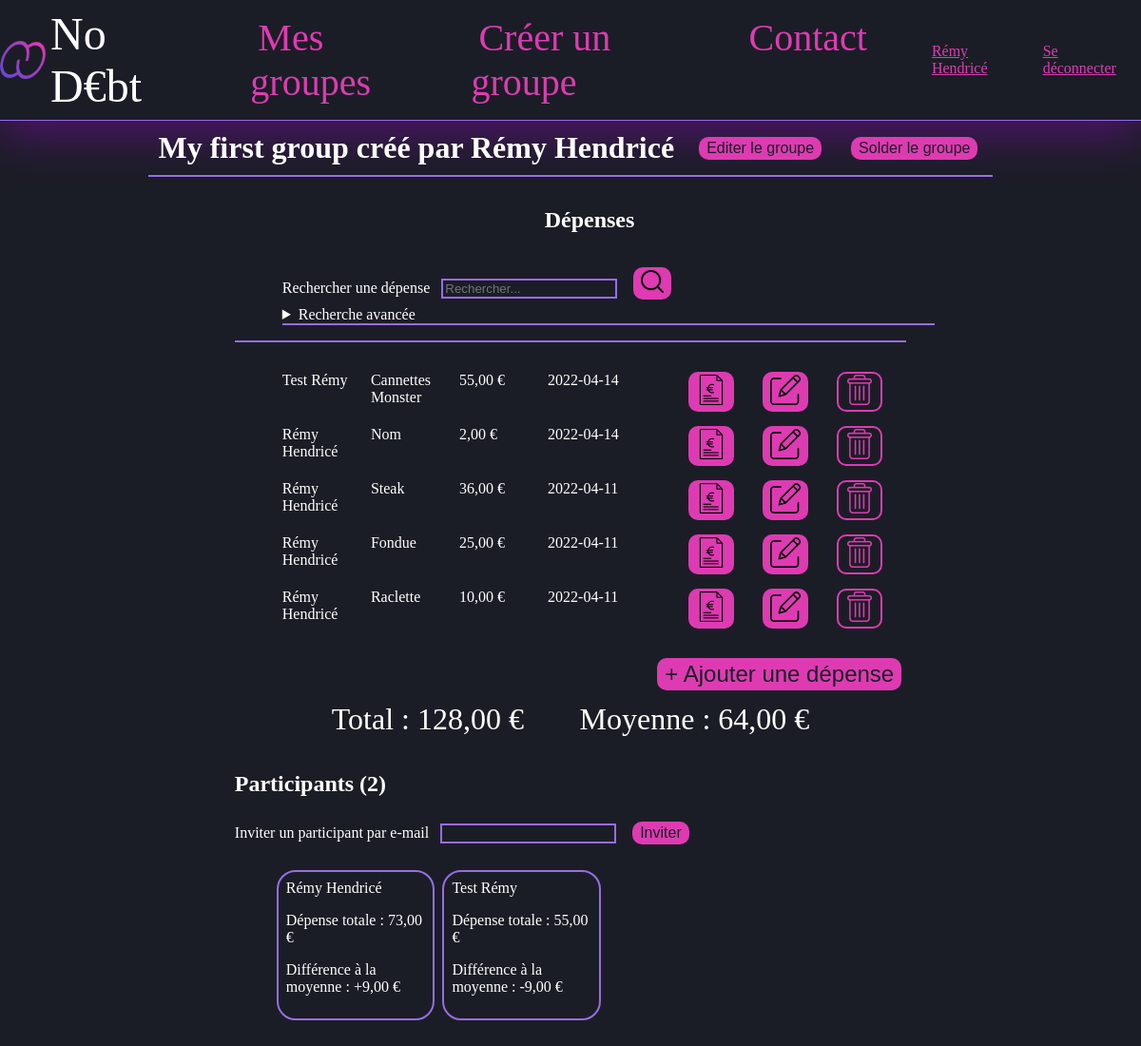
The app's page /group.php?gid=1 (signed in) with its own data.
### tables this page shows
CREATE TABLE `nodebt_utilisateur` (
  `uid` int(11) NOT NULL,
  `email` varchar(254) NOT NULL,
  `lastname` varchar(50) NOT NULL,
  `firstname` varchar(50) NOT NULL,
  `hashpass` varchar(128) NOT NULL,
  `isActive` tinyint(1) NOT NULL DEFAULT '1'
);

CREATE TABLE `nodebt_groupe` (
  `gid` int(11) NOT NULL,
  `nom` varchar(50) NOT NULL,
  `devise` varchar(5) NOT NULL,
  `own_uid` int(11) NOT NULL
);

CREATE TABLE `nodebt_depense` (
  `did` int(11) NOT NULL,
  `dateHeure` datetime NOT NULL,
  `montant` decimal(10,0) NOT NULL,
  `libelle` varchar(100) NOT NULL,
  `uid` int(11) NOT NULL,
  `gid` int(11) NOT NULL
);

### php/repository/UserRepository.php (called while the page is built, shortened)
<?php
class UserRepository
{
    public function getUserInfo($uid, &$message = ''){
        $user = null;
        try{
            $bd = DBLink::connectToDb();
            $stmt = $bd->prepare ("SELECT uid, email, firstname, lastname FROM ". self::TABLE_NAME
                ." WHERE uid = :uid");
            $stmt->bindValue(':uid', $uid);
            if($stmt->execute()){
                $user = $stmt->fetchObject("NoDebt\User");
            }
        }catch(Exception $e){
            $message = self::DB_ERROR_MESSAGE;
        }
        return $user;
    }
}

### inc/session.inc.php (called while the page is built, shortened)
<?php
require_once 'php/repository/ParticipationRepository.php';
require_once 'php/repository/UserRepository.php';
if (isset($_SESSION['userId'])){
    $ses_uid = $_SESSION['userId'];
    $userRepo = new UserRepository();
    $user = $userRepo->getUserInfo($ses_uid);
    $ses_firstName = $user->firstname;
    $ses_lastName = $user->lastname;
} else {
    $path = $_SERVER['PHP_SELF'];
    $file = basename ($path);
    if ($file !== 'index.php' && $file !== 'contact.php' && $file !== 'signup.php'
    && $file !== 'fogottenPassword.php' && $file !== 'sources.php') header('location: index.php');
}
?>

### php/repository/GroupRepository.php (called while the page is built, shortened)
<?php
require_once 'ParticipationRepository.php';
require_once 'php/domain/Group.php';
class GroupRepository
{
    public function getGeneralInfo($gid, &$message = ''){
        $group = null;
        try{
            $db = DBLink::connectToDb();
            $stmt = $db->prepare("SELECT gr.gid, gr.nom  AS name, gr.devise AS currency,
                CONCAT(owner.firstname,' ', owner.lastname)
                AS owner_name, IFNULL(SUM(dep.montant),0) AS total
                FROM nodebt_groupe gr
                JOIN nodebt_utilisateur owner on gr.own_uid = owner.uid
                LEFT JOIN nodebt_depense dep on dep.gid = gr.gid
                WHERE gr.gid = :gid
                GROUP BY gr.gid;");
            $stmt->bindValue(':gid', $gid);
            if($stmt->execute() && $stmt->rowCount() == 1){
                $group = $stmt->fetchObject("NoDebt\Group");
            }
        }catch(PDOException $e){
            $message = self::DB_ERROR_MESSAGE;
        }
        return $group;
    }
}

### php/repository/ParticipationRepository.php (called while the page is built, shortened)
<?php
class ParticipationRepository
{
    public function getParticipantsTotals($gid, &$message=''){
        $expenses = array();
        try{
            $db = DBLink::connectToDb();
            $stmt = $db->prepare("SELECT CONCAT(us.firstname,' ',us.lastname) AS name, IFNULL(SUM(exp.montant),0) AS total"
                ." FROM ". self::TABLE_NAME ." par"
                ." JOIN ". UserRepository::TABLE_NAME ." us ON us.uid = par.uid"
                ." LEFT JOIN ". ExpenseRepository::TABLE_NAME ." exp ON exp.uid = par.uid AND exp.gid = par.gid"
                ." WHERE par.gid = :gid AND par.estConfirme = TRUE"
                ." GROUP BY par.gid, par.uid");
            $stmt->bindValue(':gid',$gid);
            if($stmt->execute() && $stmt->rowCount() > 0){
                $expenses = $stmt->fetchAll(PDO::FETCH_CLASS,"NoDebt\Participant");
            }
        }catch(PDOException $e){
            $message = self::DB_ERROR_MESSAGE;
        }
        return $expenses;
    }
}

### php/repository/ExpenseRepository.php (called while the page is built, shortened)
<?php
class ExpenseRepository
{
    public function getExpenses($gid, $top = 0){
        $top = intval($top);
        $limit = $top != 0 ? "LIMIT $top" : '';
        $expenses = array();
        try{
            $db = DBLink::connectToDb();
            $stmt = $db->prepare("SELECT exp.did,  exp.montant, DATE_FORMAT(exp.dateHeure,'%Y-%m-%d') AS paydate, exp.libelle, exp.uid, exp.gid,
            CONCAT(us.firstname,' ', us.lastname) AS spender FROM ". self::TABLE_NAME ." exp "
                ." JOIN ". UserRepository::TABLE_NAME ." us ON exp.uid = us.uid"
                ." WHERE gid = :gid"
                ." ORDER BY dateHeure DESC " . $limit);
            $stmt->bindValue(':gid', $gid);
            if($stmt->execute() && $stmt->rowCount() > 0){
                $expenses = $stmt->fetchAll(PDO::FETCH_CLASS,"NoDebt\Expense");
            }
        }catch(PDOException $e){
        }
        return $expenses;
    }
}

### php/domain/Group.php (called while the page is built, shortened)
<?php
require 'php/utils/CurrencyFormatter.php';
class Group
{
    public $currency;
    public $total;
    public function formatAmount($amount){
        $fmt = new CurrencyFormatter();
        return $fmt->formatCurrency($amount, $this->currency);
    }
    public function formatTotal(){
        return $this->formatAmount($this->total);
    }
}

### php/utils/CurrencyFormatter.php (called while the page is built, shortened)
<?php
class CurrencyFormatter
{
    public function formatCurrency($amount, $currency){
        $amount = floatval($amount);
        $symbol = $this->getCurrencySymbol($currency);
        return number_format($amount, 2, ',', ' ') . ' ' . utf8_encode($symbol);
    }
    public function getCurrencySymbol($currencyCode){
        switch ($currencyCode){
            case 'EUR': return '&euro;';
        }
    }
}

### inc/expense.inc.php (the view, shortened to what this page needs)
<?php
if(isset($expense)):
?>
<li class="expense">
    <span class="expense-detail"><?php echo $expense->spender?></span><span class="expense-detail"><?php echo $expense->libelle?></span>
    <span class="expense-detail"><?php echo $expense->montant?></span><span class="expense-detail"><?php echo $expense->paydate ?></span>
    <ul class="choices">
        <li>
            <form action="expenseBills.php" method="post">
                <button type="submit" name="billsBtn"><img class="iconx32" src="images/receipt.png" alt="Factures"/></button>
            </form>
        </li>
        <li>
            <form action="expenseEdit.php" method="post">
                <button type="submit" name="editBtn"><img class="iconx32"  src="images/edit.png" alt="Editer"/></button>
            </form>
        </li>
        <li>
            <form action="expenseDelete.php" method="post">
                <button class="decline" type="submit" name="deleteBtn"><img class="iconx32" src="images/delete.png" alt="Supprimer"/></button>
            </form>
        </li>
    </ul>
</li>
<?php endif?>

### group.php (shortened to what this page needs)
<?php
include('inc/session.inc.php');
?>
<?php
require_once 'php/repository/GroupRepository.php';
require_once 'php/repository/UserRepository.php';
require_once 'php/repository/ExpenseRepository.php';
require_once 'php/repository/ParticipationRepository.php';
if(isset($_GET['gid']) || isset($_COOKIE['gid'])){
    $gid = isset($_GET['gid']) ? intval($_GET['gid']) : intval($_COOKIE['gid']);
    $actionSelf = htmlspecialchars($_SERVER['PHP_SELF']);
    $groupRepo = new GroupRepository();
    $expenseRepo = new ExpenseRepository();
    $participRepo = new ParticipationRepository();
    $group = $groupRepo->getGeneralInfo($gid);
    $expenses = $expenseRepo->getExpenses($gid);
    $participants = $participRepo->getParticipantsTotals($gid);
    $averageExp = count($participants) != 0 ? $group->total / count($participants) : $group->total;
}
?>
<!DOCTYPE html>
<html lang="fr">
<head>
    <link rel="stylesheet" href="css/style.css">
</head>
<body>
    <?php
    include("inc/header.inc.php");
    ?>
    <main>
        <header>
            <h1><?php echo "$group->name créé par $group->owner_name"?></h1>
            <form action="groupEdit.php" method="post">
                <button type="submit" name="editBtn" id="editBtn">Editer le groupe</button>
            </form>
            <form action="group01Settling.php" method="post">
                <button type="submit" name="settleBtn" id="settleBtn">Solder le groupe</button>
            </form>
        </header>
        <section class="groupView">
            <header class="expenses">
                <h2>Dépenses</h2>
                <ul class="search">
                    <li>
                        <form name="simple-search-expense" class="search">
                            <label for="search">Rechercher une dépense </label>
                            <input type="text" id="search" name="search" placeholder="Rechercher..."/>
                            <button type="submit" name="searchBtn"><img class="iconx24" src="images/search.png" alt="Rechercher"/></button>
                        </form>
                    </li>
                    <li>
                        <details>
                            <summary>Recherche avancée</summary>
                        </details>
                    </li>
                </ul>
            </header>
            <ul class="expense-list">
                <?php
                foreach($expenses as $expense){
                    $expense->montant = $group->formatAmount($expense->montant);
                    include('inc/expense.inc.php');
                }
                ?>
            </ul>
            <form class="addButton" method="post" action="expenseAdd.php">
                <button class="biggerBtn" type="submit" name="addExpenseBtn" id="addExpenseBtn">+ Ajouter une dépense</button>
            </form>
            <section class="expenses-total">
                <p>Total : <?php echo $group->formatTotal() ?></p>
                <p>Moyenne : <?php echo $group->formatAmount($averageExp)?></p>
            </section>
        </section>
        <section class="participants">
            <h2>Participants (<?php echo count($participants)?>)</h2>
            <form name="invite-participant" method="post" action="<?php echo $actionSelf?>">
                <label for="inviteEmail">Inviter un participant par e-mail</label>
                <input type="email" name="inviteEmail" id="inviteEmail" value="<?php if(isset($inviteEmail)) echo $inviteEmail ?>"/>
                <button type="submit" name="inviteBtn" id="inviteBtn">Inviter</button>
            </form>
            <ul class="participants-list">
                <?php
                foreach ($participants as $participant){
                    include('inc/participantTemplate.php');
                }
                ?>
            </ul>
        </section>
    </main>
</body>
</html>

### inc/header.inc.php (shortened to what this page needs)
<?php if(isset($ses_uid)) : ?>
<header class="nav-header">
    <a href="myGroups.php" class="nodebt"><img id="logo" src="images/icon.png" alt="logo"/>No D€bt</a>
    <nav class="website-nav">
        <ul class="nav-links">
            <li><a href="myGroups.php">Mes groupes</a></li>
            <li><a href="createGroup.php">Créer un groupe</a></li>
            <li><a href="contact.php">Contact</a></li>
        </ul>
    </nav>
    <nav class="profile-nav">
        <ul class="nav-links">
            <li><a href="editProfile.php"><?php echo isset($ses_lastName) && isset ($ses_firstName) ? $ses_firstName.' '.$ses_lastName : 'Profil' ?></a></li>
            <li><a href="disconnect.php">Se déconnecter</a></li>
        </ul>
    </nav>
</header>
<?php endif ?>

### css/style.css (style rules this page uses)
body { font-family: OpenDyslexic; color: #ffffff; background-color: #1b1d26; margin: 0; }
.nodebt { display: flex; align-items: center; color: #ffffff; font-size: 3rem; font-family: BebasNeue-Regular; text-decoration: none; }
#logo { height: 1em; margin-right: 5px; }
main { margin-left: 3%; margin-right: 3%; padding-left: 10%; padding-right: 10%; display: flex; flex-direction: column; flex-wrap: wrap; }
input, select, textarea { border: 2px solid rgb(151, 109, 230); background-color: #1b1d26; color: #fa8fdc; transition: all 0.4s ease 0s; margin: 8px; }
a { color: #DE3BB2; transition: all 0.4s ease 0s; }
h1 { margin: 10px 0 10px 0; }
summary { border-bottom: 2px solid rgb(151, 109, 230); }
header { height: 20%; width: 100%; margin: 0; border-bottom: 2px solid rgb(151, 109, 230); display: flex; flex-direction: row; justify-content: space-around; align-items: center; }
header.nav-header { height: 20%; width: 100%; margin: 0; border-bottom: 1px solid rgb(151, 109, 230); display: flex; flex-direction: row; justify-content: center; align-items: center; }
body > header { border: none; margin: 0; box-shadow: 0 15px 50px 0 rgba(190, 0, 255, 0.33); }
main section { padding: 2px; margin: 10px 10% 0 10%; }
.groupView > header { display: flex; flex-direction: column; flex-wrap: wrap; }
.choices { display: flex; justify-content: space-around; align-items: center; list-style: none; margin: 0; }
button { border: 2px solid #DE3BB2; font-size: 1em; border-radius: 10px; margin-left: 5px; margin-right: 5px; color: #1b1d26; background-color: #DE3BB2; transition: all 0.3s ease 0s; }
button.decline { color: #DE3BB2; border-color: #DE3BB2; background-color: #1b1d26; }
.expense { display: flex; justify-content: space-between; align-self: center; margin-top: 15px; margin-bottom: 15px; }
.expense-detail { width: 20%; margin-right:10px; overflow: hidden; }
.expense-list { max-height: 400px; overflow-y: scroll; }
nav.website-nav { display: flex; flex-direction: column-reverse; }
nav.website-nav a { text-decoration: none; font-family: BebasNeue-Regular; font-size: 2.5rem; transition: all 0.25s ease 0s; margin: 8px; }
ul.nav-links { display: flex; flex-direction: row; justify-content: space-between; justify-items: center; }
ul.search { width: 100%; display: flex; flex-direction: column; }
li { margin: 0 10px 0 10px; list-style-type: none; }
.participants-list { display: flex; flex-direction: row; justify-content: flex-start; flex-wrap: wrap; list-style-type: none; }
.expenses-total { display: flex; justify-content: space-around; align-content: space-between; font-size: 2em; }
.expenses-total p { margin: 0; }
.iconx32 { height: 32px; }
.iconx24 { height: 24px; }
.addButton { display: flex; flex-direction: row-reverse; }
.biggerBtn { font-size: 1.5em; }

### records on screen
nodebt_utilisateur: firstname "Rémy", lastname "Hendricé"
nodebt_groupe: nom "My first group"
nodebt_depense: spender "Test Rémy", libelle "Cannettes Monster", montant.devise "55,00 €", paydate "2022-04-14"
nodebt_depense: spender "Rémy Hendricé", libelle "Nom", montant.devise "2,00 €", paydate "2022-04-14"
nodebt_depense: spender "Rémy Hendricé", libelle "Steak", montant.devise "36,00 €", paydate "2022-04-11"
nodebt_depense: spender "Rémy Hendricé", libelle "Fondue", montant.devise "25,00 €", paydate "2022-04-11"
nodebt_depense: spender "Rémy Hendricé", libelle "Raclette", montant.devise "10,00 €", paydate "2022-04-11"

### other values on screen
$group->owner_name "Rémy Hendricé"
$group->formatTotal() "128,00 €"
$group->formatAmount($averageExp) "64,00 €"
count($participants) "2"
$name "Rémy Hendricé"
$totalString "73,00 €"
$diffString "9,00 €"
$name "Test Rémy"
$totalString "55,00 €"
$diffString "-9,00 €"
